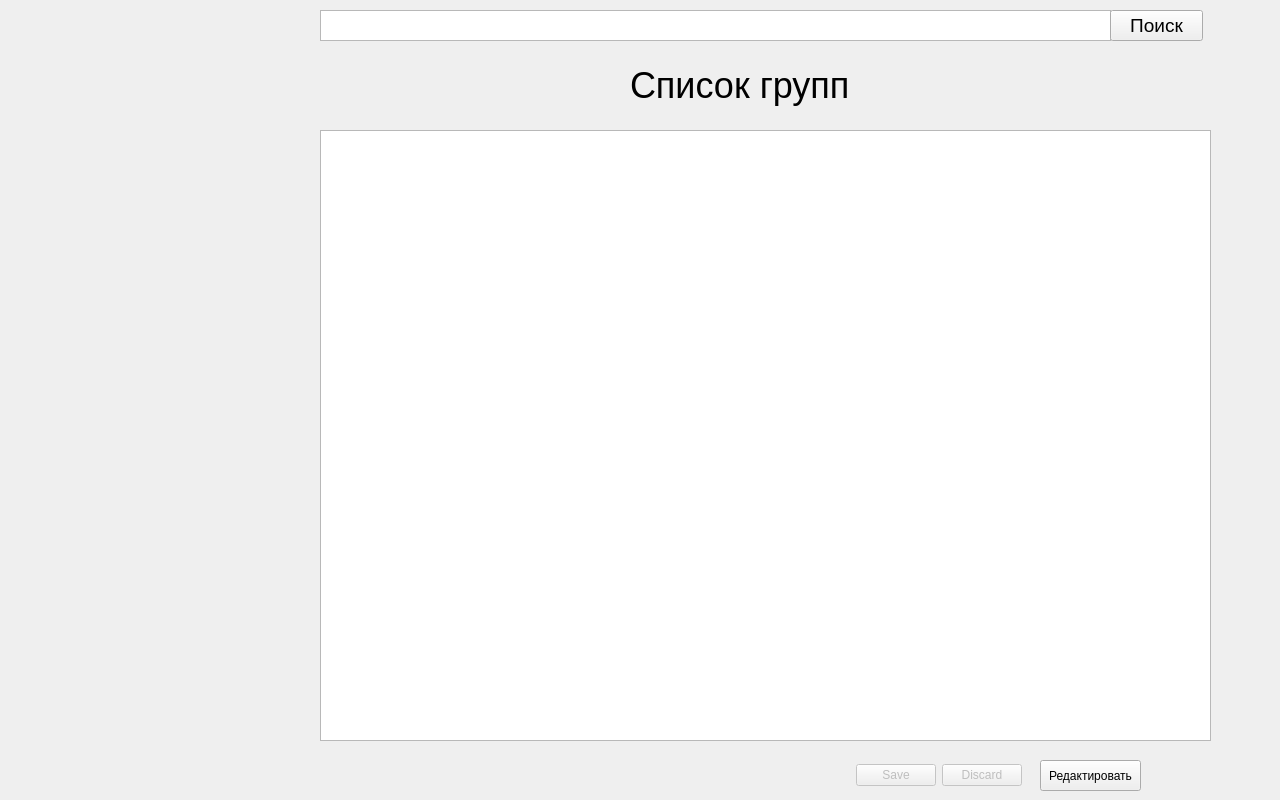
<?xml version="1.0" encoding="UTF-8"?>
<ui version="4.0">
 <class>ListGroup</class>
 <widget class="QWidget" name="ListGroup">
  <property name="geometry">
   <rect>
    <x>0</x>
    <y>0</y>
    <width>1280</width>
    <height>800</height>
   </rect>
  </property>
  <property name="windowTitle">
   <string>Form</string>
  </property>
  <widget class="QLabel" name="label_pageGrouplist">
   <property name="geometry">
    <rect>
     <x>0</x>
     <y>0</y>
     <width>1280</width>
     <height>800</height>
    </rect>
   </property>
   <property name="text">
    <string/>
   </property>
   <property name="pixmap">
    <pixmap>Images/fon_end.png</pixmap>
   </property>
  </widget>
  <widget class="QTableView" name="tableGrouplist">
   <property name="geometry">
    <rect>
     <x>320</x>
     <y>130</y>
     <width>891</width>
     <height>611</height>
    </rect>
   </property>
  </widget>
  <widget class="QLabel" name="labelGrouplist">
   <property name="geometry">
    <rect>
     <x>630</x>
     <y>60</y>
     <width>281</width>
     <height>51</height>
    </rect>
   </property>
   <property name="font">
    <font>
     <pointsize>27</pointsize>
    </font>
   </property>
   <property name="text">
    <string>Список групп</string>
   </property>
  </widget>
  <widget class="QTextEdit" name="textEdit">
   <property name="geometry">
    <rect>
     <x>320</x>
     <y>10</y>
     <width>791</width>
     <height>31</height>
    </rect>
   </property>
  </widget>
  <widget class="QPushButton" name="pushButton">
   <property name="geometry">
    <rect>
     <x>1110</x>
     <y>10</y>
     <width>93</width>
     <height>31</height>
    </rect>
   </property>
   <property name="font">
    <font>
     <pointsize>14</pointsize>
    </font>
   </property>
   <property name="text">
    <string>Поиск</string>
   </property>
  </widget>
  <widget class="QPushButton" name="buttonEdit">
   <property name="geometry">
    <rect>
     <x>1040</x>
     <y>760</y>
     <width>101</width>
     <height>31</height>
    </rect>
   </property>
   <property name="text">
    <string>Редактировать</string>
   </property>
  </widget>
  <widget class="QDialogButtonBox" name="buttonBoxSubmitCancel">
   <property name="enabled">
    <bool>false</bool>
   </property>
   <property name="geometry">
    <rect>
     <x>830</x>
     <y>760</y>
     <width>192</width>
     <height>31</height>
    </rect>
   </property>
   <property name="standardButtons">
    <set>QDialogButtonBox::Discard|QDialogButtonBox::Save</set>
   </property>
  </widget>
 </widget>
 <resources/>
 <connections/>
</ui>
